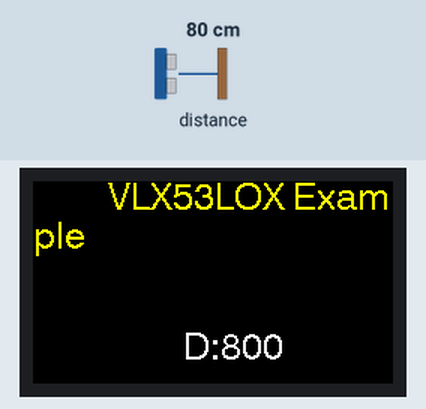
This sketch was run on a simulated ESP32. On the bench: 240×135 colour display. Wiring (inferred from the names in the program): VL53L0X range finder at I2C address 0x29. The inputs (shaded band) are chosen by the test bench; at power-on: distance to the obstacle 80 cm. What the sketch prints to the serial monitor is not drawn.

Above: at 1.3 s.
1.4 s: distance to the obstacle set to 2 cm
At 2.5 s:
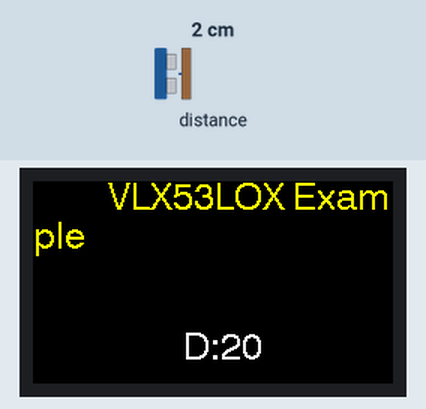
3.3 s: distance to the obstacle set to 4 cm
At 3.8 s:
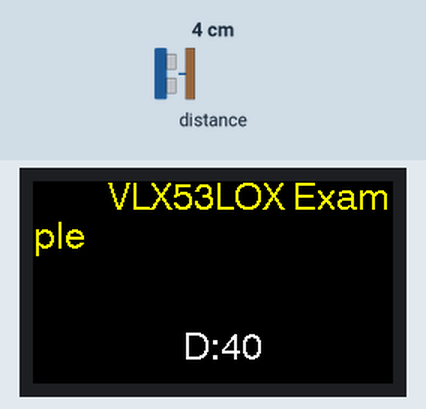
4.9 s: distance to the obstacle set to 9 cm
At 6.2 s:
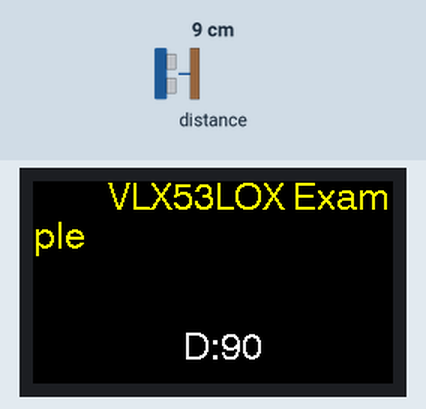
Timing chart, 0 to 7.9 s (numbered marks = the images above; inputs shaded):
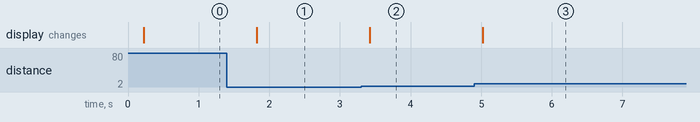

Measured:
- after the input at 1.4 s, the display: changes after 0.42 s (image 1)
- after the input at 3.3 s, the display: changes after 0.12 s (image 2)
- after the input at 4.9 s, the display: changes after 0.12 s (image 3)

The sketch:

ToF_VL53L0X.ino
```cpp
/*
    Description: Use ToF Unit to detect distance and display distance data on the screen in real time.
*/

#include <M5StickCPlus.h>
#include <Wire.h>

#define VL53L0X_REG_IDENTIFICATION_MODEL_ID         0xc0
#define VL53L0X_REG_IDENTIFICATION_REVISION_ID      0xc2
#define VL53L0X_REG_PRE_RANGE_CONFIG_VCSEL_PERIOD   0x50
#define VL53L0X_REG_FINAL_RANGE_CONFIG_VCSEL_PERIOD 0x70
#define VL53L0X_REG_SYSRANGE_START                  0x00
#define VL53L0X_REG_RESULT_INTERRUPT_STATUS         0x13
#define VL53L0X_REG_RESULT_RANGE_STATUS             0x14
#define address 0x29

byte gbuf[16];

void setup() {
  // put your setup code here, to run once:
  Wire.begin();        // join i2c bus (address optional for master)
  Serial.begin(115200);  // start serial for output
  Serial.println("VLX53LOX test started.");


  //---osmar
  M5.Lcd.begin();
  M5.Lcd.setRotation(1);
  M5.Lcd.fillScreen(BLACK);
  M5.Lcd.setTextColor(YELLOW);
  M5.Lcd.setCursor(50, 0, 4);
  M5.Lcd.println(("VLX53LOX Example"));
  M5.Lcd.setTextColor(WHITE);
  //---osmar
}

void loop() {
  Serial.println("----- START TEST ----");
  test();
  Serial.println("----- END TEST ----");
  Serial.println("");
  delay(500);
}

void test() {
  byte val1 = read_byte_data_at(VL53L0X_REG_IDENTIFICATION_REVISION_ID);
  Serial.print("Revision ID: "); Serial.println(val1);

  val1 = read_byte_data_at(VL53L0X_REG_IDENTIFICATION_MODEL_ID);
  Serial.print("Device ID: "); Serial.println(val1);

  val1 = read_byte_data_at(VL53L0X_REG_PRE_RANGE_CONFIG_VCSEL_PERIOD);
  Serial.print("PRE_RANGE_CONFIG_VCSEL_PERIOD="); Serial.println(val1);
  Serial.print(" decode: "); Serial.println(VL53L0X_decode_vcsel_period(val1));

  val1 = read_byte_data_at(VL53L0X_REG_FINAL_RANGE_CONFIG_VCSEL_PERIOD);
  Serial.print("FINAL_RANGE_CONFIG_VCSEL_PERIOD="); Serial.println(val1);
  Serial.print(" decode: "); Serial.println(VL53L0X_decode_vcsel_period(val1));

  write_byte_data_at(VL53L0X_REG_SYSRANGE_START, 0x01);

  byte val = 0;
  int cnt = 0;
  while (cnt < 100) { // 1 second waiting time max
    delay(10);
    val = read_byte_data_at(VL53L0X_REG_RESULT_RANGE_STATUS);
    if (val & 0x01) break;
    cnt++;
  }
  if (val & 0x01) Serial.println("ready"); else Serial.println("not ready");

  read_block_data_at(0x14, 12);
  uint16_t acnt = makeuint16(gbuf[7], gbuf[6]);
  uint16_t scnt = makeuint16(gbuf[9], gbuf[8]);
  uint16_t dist = makeuint16(gbuf[11], gbuf[10]);
  byte DeviceRangeStatusInternal = ((gbuf[0] & 0x78) >> 3);

  Serial.print("ambient count: "); Serial.println(acnt);
  Serial.print("signal count: ");  Serial.println(scnt);
  Serial.print("distance ");       Serial.println(dist);
  Serial.print("status: ");        Serial.println(DeviceRangeStatusInternal);

  // M5.Lcd.fillScreen(BLACK);
  // M5.Lcd.setTextColor(YELLOW);
  // M5.Lcd.setCursor(50, 0, 4);
  // M5.Lcd.println(("GPS Raw Example"));
  M5.Lcd.fillRect(0, 80, 319, 239, BLACK);
  M5.Lcd.setTextColor(WHITE);
  M5.Lcd.setCursor(100, 100, 4);
  M5.Lcd.printf("D:%d ", dist);

}

uint16_t bswap(byte b[]) {
  // Big Endian unsigned short to little endian unsigned short
  uint16_t val = ((b[0] << 8) & b[1]);
  return val;
}

uint16_t makeuint16(int lsb, int msb) {
  return ((msb & 0xFF) << 8) | (lsb & 0xFF);
}

void write_byte_data(byte data) {
  Wire.beginTransmission(address);
  Wire.write(data);
  Wire.endTransmission();
}

void write_byte_data_at(byte reg, byte data) {
  // write data word at address and register
  Wire.beginTransmission(address);
  Wire.write(reg);
  Wire.write(data);
  Wire.endTransmission();
}

void write_word_data_at(byte reg, uint16_t data) {
  // write data word at address and register
  byte b0 = (data & 0xFF);
  byte b1 = ((data >> 8) && 0xFF);

  Wire.beginTransmission(address);
  Wire.write(reg);
  Wire.write(b0);
  Wire.write(b1);
  Wire.endTransmission();
}

byte read_byte_data() {
  Wire.requestFrom(address, 1);
  while (Wire.available() < 1) delay(1);
  byte b = Wire.read();
  return b;
}

byte read_byte_data_at(byte reg) {
  //write_byte_data((byte)0x00);
  write_byte_data(reg);
  Wire.requestFrom(address, 1);
  while (Wire.available() < 1) delay(1);
  byte b = Wire.read();
  return b;
}

uint16_t read_word_data_at(byte reg) {
  write_byte_data(reg);
  Wire.requestFrom(address, 2);
  while (Wire.available() < 2) delay(1);
  gbuf[0] = Wire.read();
  gbuf[1] = Wire.read();
  return bswap(gbuf);
}

void read_block_data_at(byte reg, int sz) {
  int i = 0;
  write_byte_data(reg);
  Wire.requestFrom(address, sz);
  for (i = 0; i < sz; i++) {
    while (Wire.available() < 1) delay(1);
    gbuf[i] = Wire.read();
  }
}


uint16_t VL53L0X_decode_vcsel_period(short vcsel_period_reg) {
  // Converts the encoded VCSEL period register value into the real
  // period in PLL clocks
  uint16_t vcsel_period_pclks = (vcsel_period_reg + 1) << 1;
  return vcsel_period_pclks;
}
```
